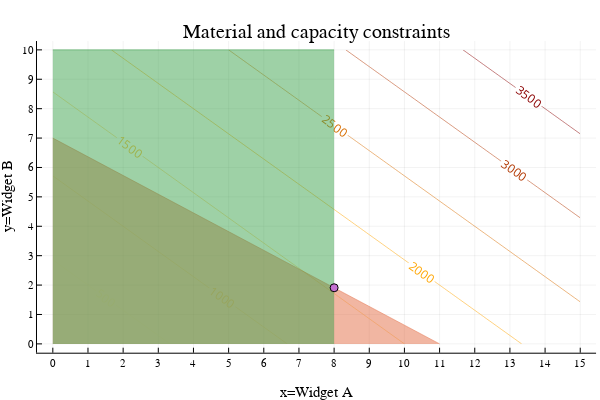

Source (notebook cell):
### Markdown cell above
## Adding capacity constraints

Now, suppose we have a capacity limit on how much of widget A we can produce in our factory: we are limited to produce 8 units of A. This results in a capacity constraint:

$$
x \leq 8
$$

### Code cell
contour(x,y,(x,y)->f(x,y),nlevels=10, c=:heat, linewidth=10, colorbar = false, contour_labels = true)
title!("Material and capacity constraints")
xaxis!("x=Widget A")
yaxis!("y=Widget B")
xticks!(0:maximum(x))
yticks!(0:maximum(y))
areaplot!(x[x.<=11], (77 .- 7*x[x.<=11])./11, legend=false, opacity=0.5)
areaplot!(x[x.<=8], repeat([maximum(y)],length(x[x.<=8])), legend=false, opacity=0.5)
scatter!([8],[(77 - 7*8)/11])

### Figure 1 — Plotly figure (JSON) as saved in the notebook; plotly's stock layout.template omitted (floating-point values rounded to 4 significant figures; data arrays with more than 128 entries replaced by an {"elided": "..."} marker saying what was removed)
{"data": [{"colorbar": {"title": ""}, "colorscale": [[0, "rgba(255, 255, 224, 1.000)"], [0.5, "rgba(255, 165, 0, 1.000)"], [1, "rgba(139, 0, 0, 1.000)"]], "contours": {"coloring": "lines", "showlabels": true}, "hoverinfo": "none", "name": "y1", "ncontours": 12, "showlegend": false, "showscale": false, "type": "contour", "x": [0, 0.5, 1, 1.5, 2, 2.5, 3, 3.5, 4, 4.5, 5, 5.5, 6, 6.5, 7, 7.5, 8, 8.5, 9, 9.5, 10, 10.5, 11, 11.5, 12, 12.5, 13, 13.5, 14, 14.5, 15], "xaxis": "x1", "y": [0, 0.5, 1, 1.5, 2, 2.5, 3, 3.5, 4, 4.5, 5, 5.5, 6, 6.5, 7, 7.5, 8, 8.5, 9, 9.5, 10], "yaxis": "y1", "z": {"elided": "21x31 float values"}, "zmax": 4000, "zmin": 0}, {"colorbar": {"title": ""}, "fill": "tozeroy", "fillcolor": "rgba(227, 111, 71, 0.500)", "legendgroup": "y2", "line": {"color": "rgba(227, 111, 71, 0.500)", "dash": "solid", "shape": "linear", "width": 1}, "mode": "lines", "name": "y2", "showlegend": true, "type": "scatter", "x": [0, 0.5, 1, 1.5, 2, 2.5, 3, 3.5, 4, 4.5, 5, 5.5, 6, 6.5, 7, 7.5, 8, 8.5, 9, 9.5, 10, 10.5, 11], "xaxis": "x1", "y": [7, 6.682, 6.364, 6.045, 5.727, 5.409, 5.091, 4.773, 4.455, 4.136, 3.818, 3.5, 3.182, 2.864, 2.545, 2.227, 1.909, 1.591, 1.273, 0.9545, 0.6364, 0.3182, 0], "yaxis": "y1", "zmax": 4000, "zmin": 0}, {"colorbar": {"title": ""}, "fill": "tozeroy", "fillcolor": "rgba(62, 164, 78, 0.500)", "legendgroup": "y3", "line": {"color": "rgba(62, 164, 78, 0.500)", "dash": "solid", "shape": "linear", "width": 1}, "mode": "lines", "name": "y3", "showlegend": true, "type": "scatter", "x": [0, 0.5, 1, 1.5, 2, 2.5, 3, 3.5, 4, 4.5, 5, 5.5, 6, 6.5, 7, 7.5, 8], "xaxis": "x1", "y": [10, 10, 10, 10, 10, 10, 10, 10, 10, 10, 10, 10, 10, 10, 10, 10, 10], "yaxis": "y1", "zmax": 4000, "zmin": 0}, {"colorbar": {"title": ""}, "legendgroup": "y4", "marker": {"color": "rgba(195, 113, 210, 1.000)", "line": {"color": "rgba(0, 0, 0, 1.000)", "width": 1}, "size": 8, "symbol": "circle"}, "mode": "markers", "name": "y4", "showlegend": true, "type": "scatter", "x": [8], "xaxis": "x1", "y": [1.909], "yaxis": "y1", "zmax": 4000, "zmin": 0}], "layout": {"annotations": [{"font": {"color": "rgba(0, 0, 0, 1.000)", "family": "sans-serif", "size": 20}, "rotation": 0, "showarrow": false, "text": "Material and capacity constraints", "x": 0.5275, "xanchor": "center", "xref": "paper", "y": 1, "yanchor": "top", "yref": "paper"}], "height": 400, "margin": {"b": 20, "l": 0, "r": 0, "t": 20}, "paper_bgcolor": "rgba(255, 255, 255, 1.000)", "plot_bgcolor": "rgba(255, 255, 255, 1.000)", "showlegend": false, "width": 600, "xaxis": {"anchor": "y1", "domain": [0.06165, 0.9934], "gridcolor": "rgba(0, 0, 0, 0.100)", "gridwidth": 0.5, "linecolor": "rgba(0, 0, 0, 1.000)", "mirror": false, "range": [-0.45, 15.45], "showgrid": true, "showline": true, "showticklabels": true, "tickangle": 0, "tickcolor": "rgb(0, 0, 0)", "tickfont": {"color": "rgba(0, 0, 0, 1.000)", "family": "sans-serif", "size": 11}, "tickmode": "array", "ticks": "inside", "ticktext": ["0", "1", "2", "3", "4", "5", "6", "7", "8", "9", "10", "11", "12", "13", "14", "15"], "tickvals": [0, 1, 2, 3, 4, 5, 6, 7, 8, 9, 10, 11, 12, 13, 14, 15], "title": "x=Widget A", "titlefont": {"color": "rgba(0, 0, 0, 1.000)", "family": "sans-serif", "size": 15}, "type": "-", "visible": true, "zeroline": false, "zerolinecolor": "rgba(0, 0, 0, 1.000)"}, "yaxis": {"anchor": "x1", "domain": [0.07581, 0.9415], "gridcolor": "rgba(0, 0, 0, 0.100)", "gridwidth": 0.5, "linecolor": "rgba(0, 0, 0, 1.000)", "mirror": false, "range": [-0.3, 10.3], "showgrid": true, "showline": true, "showticklabels": true, "tickangle": 0, "tickcolor": "rgb(0, 0, 0)", "tickfont": {"color": "rgba(0, 0, 0, 1.000)", "family": "sans-serif", "size": 11}, "tickmode": "array", "ticks": "inside", "ticktext": ["0", "1", "2", "3", "4", "5", "6", "7", "8", "9", "10"], "tickvals": [0, 1, 2, 3, 4, 5, 6, 7, 8, 9, 10], "title": "y=Widget B", "titlefont": {"color": "rgba(0, 0, 0, 1.000)", "family": "sans-serif", "size": 15}, "type": "-", "visible": true, "zeroline": false, "zerolinecolor": "rgba(0, 0, 0, 1.000)"}}}
